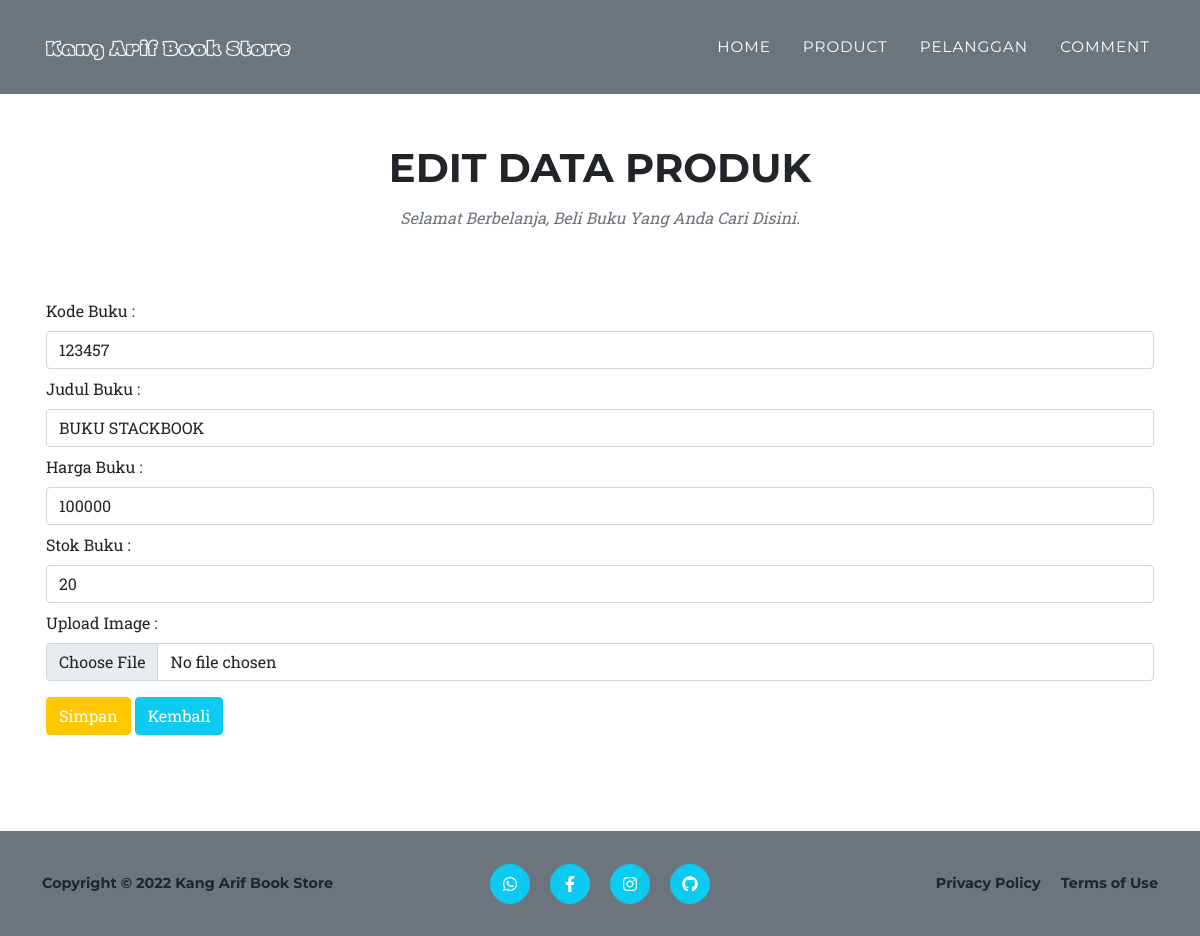
The page /edit_buku.php?id=2 on the database its author committed.
### tables this page shows
CREATE TABLE `db_tokobuku` (
  `id` int(10) NOT NULL,
  `kd_buku` int(20) NOT NULL,
  `judul_buku` varchar(100) NOT NULL,
  `harga_buku` int(100) NOT NULL,
  `stok_buku` int(10) NOT NULL,
  `gambar_buku` varchar(5000) NOT NULL
);

### function.php (called while the page is built, shortened)
<?php
$conn = mysqli_connect('localhost', 'root', '', 'uas_1904030048');
function query($query)
{
    global $conn;
    $result = mysqli_query($conn, $query);
    if (mysqli_num_rows($result) == 1) {
        return mysqli_fetch_assoc($result);
    }
    $rows = [];
    return $rows;
}

### edit_buku.php (the view, shortened to what this page needs)
<?php
  require 'function.php';
  $id = $_GET['id'];
  $buku = query("SELECT * FROM db_tokobuku WHERE id = $id");
?>
<!DOCTYPE html>
<html lang="en">
  <head>
    <link href="css/styles.css" rel="stylesheet" />
  </head>
  <body id="page-top">
    <nav class="navbar navbar-expand-lg navbar-light bg-secondary fixed-top" id="mainNav">
      <div class="container">
        <a class="navbar-brand" href="#page-top"><img src="assets/img/navbar-logo.png" alt="..." /></a>
        <div class="collapse navbar-collapse" id="navbarResponsive">
          <ul class="navbar-nav text-uppercase ms-auto py-4 py-lg-0">
            <li class="nav-item"><a class="nav-link" href="index.php">Home</a></li>
            <li class="nav-item"><a class="nav-link" href="services.php">Product</a></li>
            <li class="nav-item"><a class="nav-link" href="portfolio.php">Pelanggan</a></li>
            <li class="nav-item"><a class="nav-link" href="contact.php">Comment</a></li>
          </ul>
        </div>
      </div>
    </nav>
    <section class="page-section" id="services">
      <div class="container justify-content-center">
        <div class="text-center mt-5">
          <h2 class="section-heading text-uppercase">EDIT DATA PRODUK</h2>
          <h3 class="section-subheading text-muted">Selamat Berbelanja, Beli Buku Yang Anda Cari Disini.</h3>
        </div>
        <div class="row">
          <div class="col px-3">
            <form method="POST" action="">
              <div class="form-group">
                <label for="kd_buku" class="form-label mt-2">Kode Buku : </label>
                <input type="text" class="form-control" id="kd_buku" value="<?= $buku['kd_buku'] ?>" placeholder="Kode Buku" name="kd_buku" autofocus required autocomplete="off">
              </div>
              <div class="form-group">
                <label for="judul_buku" class="form-label mt-2">Judul Buku : </label>
                <input type="text" class="form-control" id="judul_buku" value="<?= $buku['judul_buku'] ?>" placeholder="Judul Buku" name="judul_buku" required autocomplete="off">
              </div>
              <div class="form-group">
                <label for="harga_buku" class="form-label mt-2">Harga Buku : </label>
                <input type="text" class="form-control" id="harga_buku" value="<?= $buku['harga_buku'] ?>" placeholder="Harga Buku" name="harga_buku" required autocomplete="off">
              </div>
              <div class="form-group">
                <label for="stok_buku" class="form-label mt-2">Stok Buku : </label>
                <input type="text" class="form-control" id="stok_buku" value="<?= $buku['stok_buku'] ?>" placeholder="Stok Buku" name="stok_buku" required autocomplete="off">
              </div>
              <div class="form-group">
                <label for="gambar_buku" class="form-label mt-2">Upload Image :</label>
                <input class="form-control" type="file" id="gambar_buku" value="<?= $buku['gambar_buku'] ?>" placeholder="Gambar Buku" name="gambar_buku" required autocomplete="off">
              </div>
              <button type="tambah" class="btn btn-warning mt-3" name="edit">Simpan</button>
              <a href="detail_buku.php" class="btn btn-info mt-3" role="button">Kembali</a>
            </form>
          </div>
        </div>
      </div>
    </section>
    <footer class="footer fw-bold bg-secondary py-4">
      <div class="container">
        <div class="row align-items-center">
          <div class="col-lg-4 mt-3 text-lg-start">
            <p>Copyright &copy; <script>document.write(new Date().getFullYear())</script> Kang Arif Book Store</p>
          </div>
          <div class="col-lg-4 my-3 my-lg-0">
            <a class="btn btn-info btn-social mx-2" href="https://wa.me/6285213849075"><i class="fab fa-whatsapp"></i></a>
            <a class="btn btn-info btn-social mx-2" href="https://www.facebook.com/kangarif.eid"><i class="fab fa-facebook-f"></i></a>
            <a class="btn btn-info btn-social mx-2" href="https://instagram.com/kangarif.id"><i class="fab fa-instagram"></i></a>
            <a class="btn btn-info btn-social mx-2" href="https://github.com/kangarifeid"><i class="fab fa-github"></i></a>
          </div>
          <div class="col-lg-4 text-lg-end">
            <a class="link-dark text-decoration-none me-3" href="#!">Privacy Policy</a>
            <a class="link-dark text-decoration-none" href="#!">Terms of Use</a>
          </div>
        </div>
      </div>
    </footer>
  </body>
</html>

### rows shown on the page
db_tokobuku: kd_buku "123457", judul_buku "BUKU STACKBOOK", harga_buku "100000", stok_buku "20"
